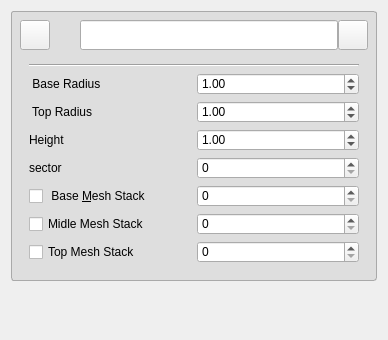
<?xml version="1.0" encoding="UTF-8"?>
<ui version="4.0">
 <class>FGEGeometryEditCylinderForm</class>
 <widget class="QWidget" name="FGEGeometryEditCylinderForm">
  <property name="geometry">
   <rect>
    <x>0</x>
    <y>0</y>
    <width>388</width>
    <height>340</height>
   </rect>
  </property>
  <property name="windowTitle">
   <string>Form</string>
  </property>
  <layout class="QGridLayout" name="gridLayout_4">
   <item row="0" column="0">
    <widget class="QWidget" name="widget" native="true">
     <property name="minimumSize">
      <size>
       <width>0</width>
       <height>0</height>
      </size>
     </property>
     <property name="maximumSize">
      <size>
       <width>16777215</width>
       <height>16777215</height>
      </size>
     </property>
     <property name="styleSheet">
      <string notr="true">QWidget#widget {
    border: 1px solid darkgray;
	background-color: rgb(222, 222, 222);
	border-radius: 3px;
}</string>
     </property>
     <layout class="QGridLayout" name="gridLayout_2">
      <property name="leftMargin">
       <number>9</number>
      </property>
      <property name="topMargin">
       <number>9</number>
      </property>
      <property name="rightMargin">
       <number>9</number>
      </property>
      <property name="bottomMargin">
       <number>9</number>
      </property>
      <property name="spacing">
       <number>4</number>
      </property>
      <item row="0" column="0">
       <widget class="QWidget" name="widget_2" native="true">
        <property name="minimumSize">
         <size>
          <width>0</width>
          <height>30</height>
         </size>
        </property>
        <property name="maximumSize">
         <size>
          <width>16777215</width>
          <height>30</height>
         </size>
        </property>
        <layout class="QHBoxLayout" name="horizontalLayout_2">
         <property name="spacing">
          <number>0</number>
         </property>
         <property name="leftMargin">
          <number>0</number>
         </property>
         <property name="topMargin">
          <number>0</number>
         </property>
         <property name="rightMargin">
          <number>0</number>
         </property>
         <property name="bottomMargin">
          <number>0</number>
         </property>
         <item>
          <widget class="QPushButton" name="pushButton">
           <property name="minimumSize">
            <size>
             <width>30</width>
             <height>30</height>
            </size>
           </property>
           <property name="maximumSize">
            <size>
             <width>30</width>
             <height>30</height>
            </size>
           </property>
           <property name="text">
            <string/>
           </property>
           <property name="icon">
            <iconset resource="../../icons.qrc">
             <normaloff>:/Icons/svg/down_arrow.svg</normaloff>:/Icons/svg/down_arrow.svg</iconset>
           </property>
           <property name="iconSize">
            <size>
             <width>16</width>
             <height>16</height>
            </size>
           </property>
           <property name="autoRepeatDelay">
            <number>297</number>
           </property>
          </widget>
         </item>
         <item>
          <widget class="QLabel" name="label_5">
           <property name="minimumSize">
            <size>
             <width>30</width>
             <height>30</height>
            </size>
           </property>
           <property name="maximumSize">
            <size>
             <width>30</width>
             <height>30</height>
            </size>
           </property>
           <property name="text">
            <string/>
           </property>
           <property name="pixmap">
            <pixmap resource="../../icons.qrc">:/Icons/shapes/cylinder.png</pixmap>
           </property>
           <property name="scaledContents">
            <bool>true</bool>
           </property>
           <property name="margin">
            <number>3</number>
           </property>
          </widget>
         </item>
         <item>
          <widget class="QLineEdit" name="lineEdit">
           <property name="minimumSize">
            <size>
             <width>0</width>
             <height>30</height>
            </size>
           </property>
          </widget>
         </item>
         <item>
          <widget class="QPushButton" name="pushButton_close">
           <property name="minimumSize">
            <size>
             <width>30</width>
             <height>30</height>
            </size>
           </property>
           <property name="maximumSize">
            <size>
             <width>30</width>
             <height>30</height>
            </size>
           </property>
           <property name="text">
            <string/>
           </property>
           <property name="icon">
            <iconset resource="../../icons.qrc">
             <normaloff>:/Icons/delete_splite.png</normaloff>:/Icons/delete_splite.png</iconset>
           </property>
           <property name="iconSize">
            <size>
             <width>12</width>
             <height>12</height>
            </size>
           </property>
          </widget>
         </item>
        </layout>
       </widget>
      </item>
      <item row="1" column="0">
       <widget class="QWidget" name="widget_3" native="true">
        <layout class="QGridLayout" name="gridLayout_3">
         <item row="1" column="0" colspan="2">
          <layout class="QGridLayout" name="gridLayout">
           <item row="3" column="0">
            <widget class="QLabel" name="label_4">
             <property name="text">
              <string>sector</string>
             </property>
            </widget>
           </item>
           <item row="5" column="1">
            <widget class="QSpinBox" name="spinBox_midle_mesh_stack">
             <property name="maximum">
              <number>1000000</number>
             </property>
            </widget>
           </item>
           <item row="1" column="0">
            <widget class="QLabel" name="label_3">
             <property name="text">
              <string> Top Radius </string>
             </property>
            </widget>
           </item>
           <item row="0" column="0">
            <widget class="QLabel" name="label">
             <property name="text">
              <string> Base Radius </string>
             </property>
            </widget>
           </item>
           <item row="0" column="1">
            <widget class="QDoubleSpinBox" name="doubleSpinBox_base_radius">
             <property name="minimum">
              <double>0.000000000000000</double>
             </property>
             <property name="maximum">
              <double>10000000.000000000000000</double>
             </property>
             <property name="singleStep">
              <double>0.010000000000000</double>
             </property>
             <property name="value">
              <double>1.000000000000000</double>
             </property>
            </widget>
           </item>
           <item row="4" column="0">
            <widget class="QCheckBox" name="checkBox_base_mesh_stack">
             <property name="text">
              <string> Base &amp;Mesh Stack </string>
             </property>
            </widget>
           </item>
           <item row="4" column="1">
            <widget class="QSpinBox" name="spinBox_base_mesh_stack">
             <property name="maximum">
              <number>1000000</number>
             </property>
            </widget>
           </item>
           <item row="2" column="0">
            <widget class="QLabel" name="label_2">
             <property name="text">
              <string>Height </string>
             </property>
            </widget>
           </item>
           <item row="6" column="1">
            <widget class="QSpinBox" name="spinBox_top_mesh_stack">
             <property name="maximum">
              <number>1000000</number>
             </property>
            </widget>
           </item>
           <item row="5" column="0">
            <widget class="QCheckBox" name="checkBox_midle_mesh_stack">
             <property name="text">
              <string>Midle Mesh Stack  </string>
             </property>
            </widget>
           </item>
           <item row="6" column="0">
            <widget class="QCheckBox" name="checkBox_top_mesh_stack">
             <property name="text">
              <string>Top Mesh Stack  </string>
             </property>
            </widget>
           </item>
           <item row="2" column="1">
            <widget class="QDoubleSpinBox" name="doubleSpinBox_height">
             <property name="maximum">
              <double>10000000.000000000000000</double>
             </property>
             <property name="singleStep">
              <double>0.010000000000000</double>
             </property>
             <property name="value">
              <double>1.000000000000000</double>
             </property>
            </widget>
           </item>
           <item row="3" column="1">
            <widget class="QSpinBox" name="spinBox_sector">
             <property name="maximum">
              <number>1000000</number>
             </property>
            </widget>
           </item>
           <item row="1" column="1">
            <widget class="QDoubleSpinBox" name="doubleSpinBox_top_radius">
             <property name="maximum">
              <double>1000000.000000000000000</double>
             </property>
             <property name="singleStep">
              <double>0.010000000000000</double>
             </property>
             <property name="value">
              <double>1.000000000000000</double>
             </property>
            </widget>
           </item>
          </layout>
         </item>
         <item row="0" column="0" colspan="2">
          <widget class="Line" name="line">
           <property name="minimumSize">
            <size>
             <width>0</width>
             <height>4</height>
            </size>
           </property>
           <property name="maximumSize">
            <size>
             <width>16777215</width>
             <height>4</height>
            </size>
           </property>
           <property name="orientation">
            <enum>Qt::Horizontal</enum>
           </property>
          </widget>
         </item>
        </layout>
       </widget>
      </item>
      <item row="2" column="0">
       <spacer name="verticalSpacer_2">
        <property name="orientation">
         <enum>Qt::Vertical</enum>
        </property>
        <property name="sizeHint" stdset="0">
         <size>
          <width>20</width>
          <height>0</height>
         </size>
        </property>
       </spacer>
      </item>
     </layout>
    </widget>
   </item>
   <item row="1" column="0">
    <spacer name="verticalSpacer_3">
     <property name="orientation">
      <enum>Qt::Vertical</enum>
     </property>
     <property name="sizeHint" stdset="0">
      <size>
       <width>20</width>
       <height>16</height>
      </size>
     </property>
    </spacer>
   </item>
  </layout>
 </widget>
 <resources>
  <include location="../../icons.qrc"/>
 </resources>
 <connections/>
</ui>
